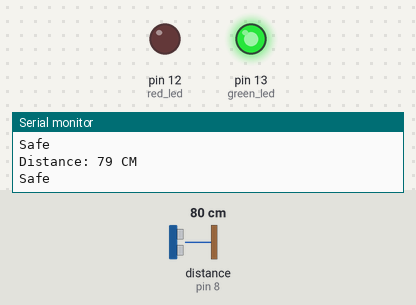
Bench run of a sketch on a simulated Arduino Uno, built with avr-gcc and run on an emulated ATmega328P. Shown: output pins drawn as LEDs (lit = HIGH), the last lines printed to the serial monitor. Wiring (inferred from the names in the program): ultrasonic range finder: trigger pin 9; echo pin 8. Inputs (shaded band) come from the test bench; at power-on: distance to the obstacle (sensor on pin 8) 80 cm. The echo pulse lasts 58.3 µs per cm; pins used as bus, display or sensor lines are not drawn.

Above: at 1.2 s.
1.3 s: distance to the obstacle (sensor on pin 8) set to 18 cm
2.8 s: distance to the obstacle (sensor on pin 8) set to 13 cm
At 3.4 s:
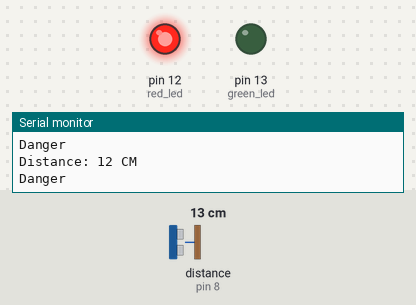
4.4 s: distance to the obstacle (sensor on pin 8) set to 35 cm
At 5.5 s:
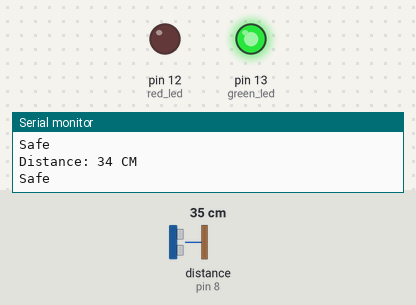
5.9 s: distance to the obstacle (sensor on pin 8) set to 4 cm
At 6.9 s:
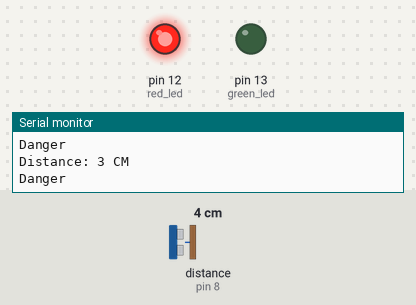
Timing chart, 0 to 8.4 s (numbered marks = the images above; inputs shaded):
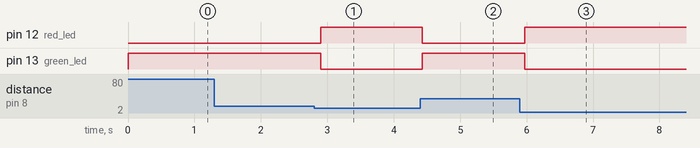

Measured:
- the behaviour switches between 16 and 15 cm on distance to the obstacle (sensor on pin 8) (found by bisection; images 0 and 1)
- after the input at 2.8 s, pin 12 (red_led): LOW → HIGH after 0.10 s; pin 13 (green_led): HIGH → LOW after 0.10 s
- after the input at 4.4 s, pin 12 (red_led): HIGH → LOW at once; pin 13 (green_led): LOW → HIGH at once
- after the input at 5.9 s, pin 12 (red_led): LOW → HIGH after 0.07 s; pin 13 (green_led): HIGH → LOW after 0.07 s

The sketch:

ultrasonic-sensor.ino
```cpp
 int trigger_pin = 9;
 int echo_pin = 8;

 int green_led = 13;
 int red_led = 12;

 int distance;
 long duration;


 void setup() {
  // put your setup code here, to run once:
  Serial.begin(9600);
  pinMode(trigger_pin, OUTPUT);
  pinMode(echo_pin, INPUT);

  pinMode(green_led, OUTPUT);
  pinMode(red_led, OUTPUT);
}

void loop() {
  // put your main code here, to run repeatedly:
  digitalWrite(trigger_pin, LOW);
  delayMicroseconds(2); //pause program for 2 micro seconds -> 1 seconds = 1000000 micro seconds
  digitalWrite(trigger_pin, HIGH);  // apply 5V to trigger pin
  delayMicroseconds(10); //pause program for 10 micro seconds -> 1 seconds = 1000000 micro seconds
  digitalWrite(trigger_pin, LOW);  // apply 0V to trigger pinSketch uses 3020 bytes (9%) of program storage space. Maximum is 32256 bytes.


  duration = pulseIn(echo_pin, HIGH);
  distance = (duration / 2) / 29.1;
  Serial.print("Distance: ");
  Serial.print(distance);
  Serial.println(" CM");


  if (distance < 15){
    digitalWrite(red_led, HIGH);
    digitalWrite(green_led, LOW);
    Serial.println("Danger");
  }

  else{
    digitalWrite(green_led, HIGH);
    digitalWrite(red_led, LOW);
    Serial.println("Safe");

  }


  delay(100); // Wait 100ms between readings, If not, Pulse 1 fired → echo received → Distance: 236 CM ✓
//Pulse 2 fired IMMEDIATELY → catches the leftover bounce from Pulse 1 → Distance: 0 CM ✗
//Pulse 3 fired → echo received → Distance: 236 CM ✓

}
```
